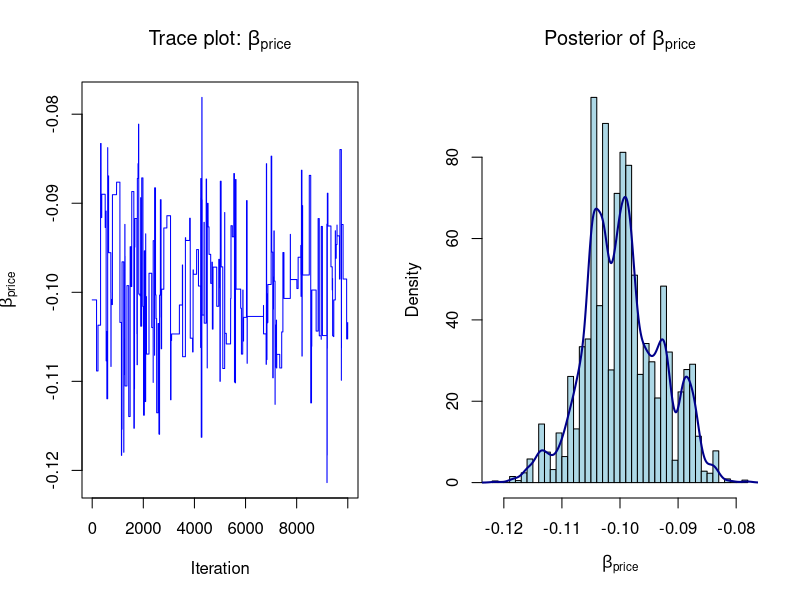

Generate this figure with R:
## ---- chunk 1
# set seed for reproducibility
set.seed(123)

# define attributes
brand <- c("N", "P", "H") # Netflix, Prime, Hulu
ad <- c("Yes", "No")
price <- seq(8, 32, by=4)

# generate all possible profiles
profiles <- expand.grid(
    brand = brand,
    ad = ad,
    price = price
)
m <- nrow(profiles)

# assign part-worth utilities (true parameters)
b_util <- c(N = 1.0, P = 0.5, H = 0)
a_util <- c(Yes = -0.8, No = 0.0)
p_util <- function(p) -0.1 * p

# number of respondents, choice tasks, and alternatives per task
n_peeps <- 100
n_tasks <- 10
n_alts <- 3

# function to simulate one respondent’s data
sim_one <- function(id) {
  
    datlist <- list()
    
    # loop over choice tasks
    for (t in 1:n_tasks) {
        
        # randomly sample 3 alts (better practice would be to use a design)
        dat <- cbind(resp=id, task=t, profiles[sample(m, size=n_alts), ])
        
        # compute deterministic portion of utility
        dat$v <- b_util[dat$brand] + a_util[dat$ad] + p_util(dat$price) |> round(10)
        
        # add Gumbel noise (Type I extreme value)
        dat$e <- -log(-log(runif(n_alts)))
        dat$u <- dat$v + dat$e
        
        # identify chosen alternative
        dat$choice <- as.integer(dat$u == max(dat$u))
        
        # store task
        datlist[[t]] <- dat
    }
    
    # combine all tasks for one respondent
    do.call(rbind, datlist)
}

# simulate data for all respondents
conjoint_data <- do.call(rbind, lapply(1:n_peeps, sim_one))

# remove values unobservable to the researcher
conjoint_data <- conjoint_data[ , c("resp", "task", "brand", "ad", "price", "choice")]

# clean up
rm(list=setdiff(ls(), "conjoint_data"))
## ---- chunk 2
# Load required package
library(dplyr)

# Step 1: One-hot encode 'brand' and 'ad'
mnl_data <- conjoint_data %>%
  mutate(
    Netflix = ifelse(brand == "N", 1, 0),
    Prime   = ifelse(brand == "P", 1, 0),
    Ads     = ifelse(ad == "Yes", 1, 0)
  ) %>%
  select(resp, task, choice, Netflix, Prime, Ads, price)

# Step 2: Sort for consistent grouping
mnl_data <- mnl_data %>%
  arrange(resp, task)

# Step 3: Confirm structure
str(mnl_data)
head(mnl_data)
## ---- chunk 3
# Define the log-likelihood function for MNL
log_likelihood <- function(beta, data) {
  
  # Extract the design matrix X and outcome y
  X <- as.matrix(data[, c("Netflix", "Prime", "Ads", "price")])
  y <- data$choice
  
  # Create vector of linear utilities
  utility <- X %*% beta
  
  # Compute exponentiated utilities within choice sets
  data$exp_util <- exp(utility)
  
  # Compute denominators of the softmax (sum of exp utilities per task)
  data$denom <- ave(data$exp_util, data$resp, data$task, FUN = sum)
  
  # Compute choice probabilities
  data$prob <- data$exp_util / data$denom
  
  # Compute log-likelihood contribution per observation
  log_lik <- sum(log(data$prob[y == 1]))
  
  return(log_lik)
}
## ---- chunk 4
# Negative log-likelihood for minimization
neg_log_likelihood <- function(beta, data) {
  -log_likelihood(beta, data)
}

# Initial guess for beta coefficients
init_beta <- rep(0, 4)  # [Netflix, Prime, Ads, Price]

# Optimize using BFGS to get MLE
mle_result <- optim(
  par = init_beta,
  fn = neg_log_likelihood,
  data = mnl_data,
  method = "BFGS",
  hessian = TRUE
)

# Extract estimated betas
beta_hat <- mle_result$par

# Calculate standard errors from inverse Hessian
vcov_mat <- solve(mle_result$hessian)
se_beta <- sqrt(diag(vcov_mat))

# Construct 95% confidence intervals
z_value <- qnorm(0.975)
lower_95 <- beta_hat - z_value * se_beta
upper_95 <- beta_hat + z_value * se_beta

# Combine results into a data frame
results <- data.frame(
  Parameter = c("Netflix", "Prime", "Ads", "Price"),
  Estimate = round(beta_hat, 4),
  StdError = round(se_beta, 4),
  CI_Lower = round(lower_95, 4),
  CI_Upper = round(upper_95, 4)
)

# Print results
print(results)
## ---- chunk 5
# Log-prior function
log_prior <- function(beta) {
  dnorm(beta[1], 0, 5, log=TRUE) +  # Netflix
    dnorm(beta[2], 0, 5, log=TRUE) +  # Prime
    dnorm(beta[3], 0, 5, log=TRUE) +  # Ads
    dnorm(beta[4], 0, 1, log=TRUE)    # Price
}

# Log-posterior function: log-likelihood + log-prior
log_posterior <- function(beta, data) {
  log_likelihood(beta, data) + log_prior(beta)
}

# MCMC settings
n_iter <- 11000
burn_in <- 1000
n_params <- 4
samples <- matrix(NA, nrow=n_iter, ncol=n_params)
colnames(samples) <- c("Netflix", "Prime", "Ads", "Price")

# Initialize chain at 0
current_beta <- rep(0, n_params)
current_log_post <- log_posterior(current_beta, mnl_data)

# Run Metropolis-Hastings MCMC
set.seed(123)
for (i in 1:n_iter) {
  
  # Proposal step: 4 independent normal proposals
  proposal <- current_beta + c(
    rnorm(1, 0, sqrt(0.05)),
    rnorm(1, 0, sqrt(0.05)),
    rnorm(1, 0, sqrt(0.05)),
    rnorm(1, 0, sqrt(0.005))
  )
  
  # Calculate log-posterior at proposal
  proposal_log_post <- log_posterior(proposal, mnl_data)
  
  # Acceptance probability
  log_accept_ratio <- proposal_log_post - current_log_post
  if (log(runif(1)) < log_accept_ratio) {
    current_beta <- proposal
    current_log_post <- proposal_log_post
  }
  
  # Store current draw
  samples[i, ] <- current_beta
}

# Discard burn-in
posterior_samples <- samples[(burn_in+1):n_iter, ]

# Summarize posterior
posterior_summary <- apply(posterior_samples, 2, function(x) {
  c(Mean=mean(x), SD=sd(x), 
    CI_Lower=quantile(x, 0.025),
    CI_Upper=quantile(x, 0.975))
})
round(t(posterior_summary), 4)
## ---- chunk 6
# Plot trace and histogram for β_price (column 4)
par(mfrow=c(1,2))  # two plots side by side

# Trace plot
plot(posterior_samples[, 4], type="l", col="blue",
     main=expression("Trace plot: " * beta[price]),
     xlab="Iteration", ylab=expression(beta[price]))

# Histogram
hist(posterior_samples[, 4], breaks=40, col="lightblue",
     main=expression("Posterior of " * beta[price]),
     xlab=expression(beta[price]), freq=FALSE)

# Add kernel density
lines(density(posterior_samples[, 4]), col="darkblue", lwd=2)
## ---- chunk 7
# Rebuild the MLE summary table
results <- data.frame(
  Parameter = c("β_Netflix", "β_Prime", "β_Ads", "β_Price"),
  Estimate = round(mle_result$par, 4),
  StdError = round(sqrt(diag(solve(mle_result$hessian))), 4),
  CI_Lower = round(mle_result$par - qnorm(0.975) * sqrt(diag(solve(mle_result$hessian))), 4),
  CI_Upper = round(mle_result$par + qnorm(0.975) * sqrt(diag(solve(mle_result$hessian))), 4)
)
## ---- chunk 8
# Compute posterior summaries
posterior_summary <- apply(posterior_samples, 2, function(x) {
  c(Mean = mean(x), 
    SD = sd(x), 
    CI_Lower = quantile(x, 0.025), 
    CI_Upper = quantile(x, 0.975))
})
posterior_summary <- round(t(posterior_summary), 4)

# Set column and row names
colnames(posterior_summary) <- c("Mean", "SD", "CI_Lower", "CI_Upper")
rownames(posterior_summary) <- c("β_Netflix", "β_Prime", "β_Ads", "β_Price")
## ---- chunk 9
# Create long-format MLE and Bayesian tables
mle_df <- data.frame(
  Parameter = results$Parameter,
  Method = "MLE",
  Estimate = results$Estimate,
  Std_Error = results$StdError,
  CI_Lower = results$CI_Lower,
  CI_Upper = results$CI_Upper
)

bayesian_df <- data.frame(
  Parameter = rownames(posterior_summary),
  Method = "Bayesian",
  Estimate = posterior_summary[, "Mean"],
  Std_Error = posterior_summary[, "SD"],
  CI_Lower = posterior_summary[, "CI_Lower"],
  CI_Upper = posterior_summary[, "CI_Upper"]
)

# Combine both
long_comparison <- rbind(mle_df, bayesian_df)

rownames(long_comparison) <- NULL

# Display final table
knitr::kable(long_comparison, 
             caption = "Comparison of MLE and Bayesian Posterior Summaries",
             align = "l")
